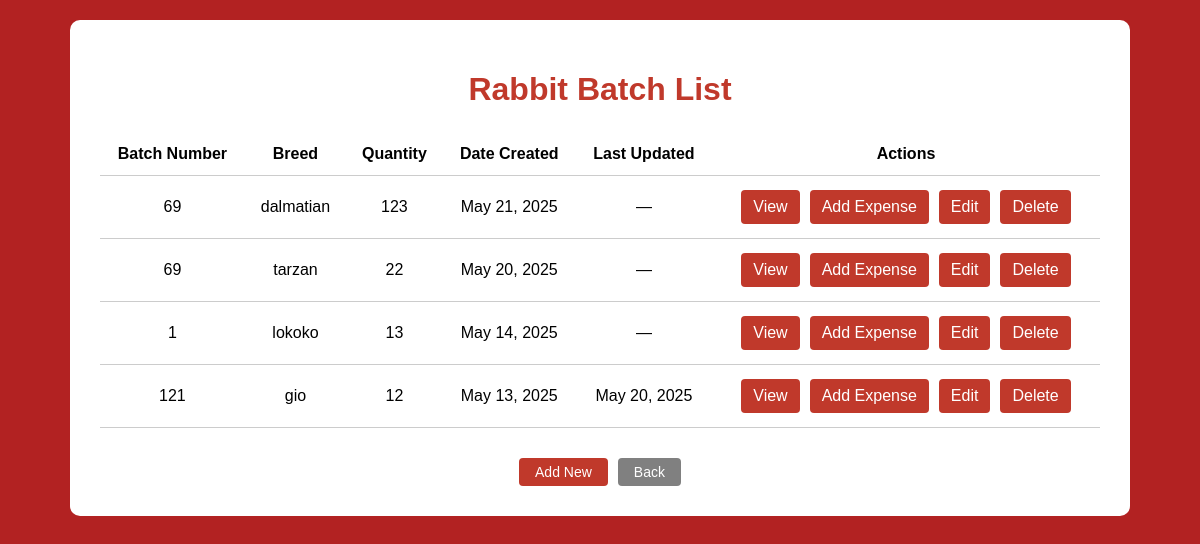
Page /rabbit_batch_list.php on the committed database.
### tables this page shows
CREATE TABLE `batches` (
  `id` int(11) NOT NULL,
  `batch_number` int(11) NOT NULL,
  `breed` varchar(100) NOT NULL,
  `quantity` int(11) NOT NULL,
  `created_at` timestamp NOT NULL DEFAULT current_timestamp(),
  `date_created` datetime DEFAULT current_timestamp(),
  `date_updated` datetime DEFAULT NULL
);

### rabbit_batch_list.php (the view, shortened to what this page needs)
<?php
$host = 'localhost';
$dbname = 'rbquantity';
$username = 'root';
$password = '';
$conn = new mysqli($host, $username, $password, $dbname);
$sql = "SELECT * FROM batches ORDER BY date_created DESC";
$result = $conn->query($sql);
?>
<!DOCTYPE html>
<html lang="en">
<head>
</head>
<body>
    <div class="container">
        <h1>Rabbit Batch List</h1>
        <table>
            <thead>
                <tr>
                    <th>Batch Number</th>
                    <th>Breed</th>
                    <th>Quantity</th>
                    <th>Date Created</th>
                    <th>Last Updated</th>
                    <th>Actions</th>
                </tr>
            </thead>
            <tbody>
                <?php while ($row = $result->fetch_assoc()): ?>
                    <tr>
                        <td><?= $row['batch_number'] ?></td>
                        <td><?= $row['breed'] ?></td>
                        <td><?= $row['quantity'] ?></td>
                        <td><?= date('F j, Y', strtotime($row['date_created'])) ?></td>
                        <td><?= $row['date_updated'] ? date('F j, Y', strtotime($row['date_updated'])) : '—' ?></td>
                        <td>
                            <div class="action-group">
                                <a href="rabbit_display.php?batch_id=<?= $row['id'] ?>" class="button">View</a>
                                <a href="rabbitexp.php?batch_id=<?= $row['id'] ?>" class="button">Add Expense</a>
                                <a href="rabbit_batch_edit.php?batch_id=<?= $row['id'] ?>" class="button">Edit</a>
                                <a href="rabbit_batch_delete.php?batch_id=<?= $row['id'] ?>" class="button" onclick="return confirm('Are you sure you want to delete this entry?');">Delete</a>
                            </div>
                        </td>
                    </tr>
                <?php endwhile; ?>
            </tbody>
        </table>
        <div class="bottom-buttons">
            <a href="rabbit_batch_form.php" class="add-new-button">Add New</a>
            <a href="rabbitfrnt.html" class="back-button">Back</a>
        </div>
    </div>
</body>
</html>

### rabbit_batch_list.php (style rules this page uses)
body { font-family: Arial, sans-serif; background-color: #B22222; color: white; margin: 0; padding: 20px; }
.container { background-color: white; padding: 30px; border-radius: 10px; max-width: 1000px; margin: auto; color: black; }
h1 { color: #c0392b; text-align: center; }
table { width: 100%; border-collapse: collapse; margin-top: 25px; }
th, td { padding: 12px; border-bottom: 1px solid #ccc; text-align: center; }
.button { padding: 8px 12px; background-color: #c0392b; color: white; border: none; border-radius: 4px; text-decoration: none; cursor: pointer; margin: 2px; }
.action-group { display: flex; flex-wrap: wrap; justify-content: center; gap: 6px; }
.back-button { padding: 6px 16px; font-size: 14px; background-color: gray; color: white; border-radius: 4px; text-decoration: none; text-align: center; }
.add-new-button { padding: 6px 16px; font-size: 14px; background-color: #c0392b; color: white; border-radius: 4px; text-decoration: none; text-align: center; }
.bottom-buttons { display: flex; justify-content: center; gap: 10px; margin-top: 30px; }

### rows in the picture
batches: batch_number "69", breed "dalmatian", quantity "123", date_created "May 21, 2025"
batches: batch_number "69", breed "tarzan", quantity "22", date_created "May 20, 2025"
batches: batch_number "1", breed "lokoko", quantity "13", date_created "May 14, 2025"
batches: batch_number "121", breed "gio", quantity "12", date_created "May 13, 2025", date_updated "May 20, 2025"
